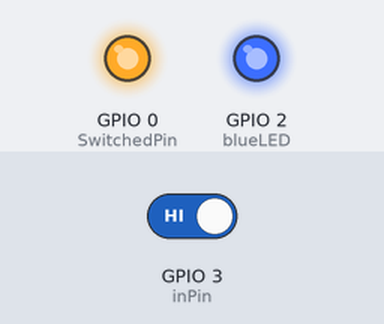
Recording of a sketch running on a simulated ESP8266 (NodeMCU). Shown: output pins drawn as LEDs (lit = HIGH). Dashed ring = blinking. Inputs (shaded band) come from the test bench; at power-on: GPIO 3 (inPin) HIGH. WiFi joins after 1.5 s; servers stay silent unless stated; a WiFi scan finds three made-up networks; no MQTT or app messages arrive unless stated; what the sketch prints to the serial monitor is not drawn.

Above: at 5.7 s.
5.8 s: GPIO 3 (inPin) driven LOW
At 7.6 s:
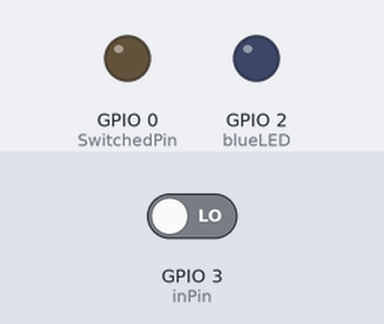
8.8 s: GPIO 3 (inPin) driven HIGH
At 10.6 s:
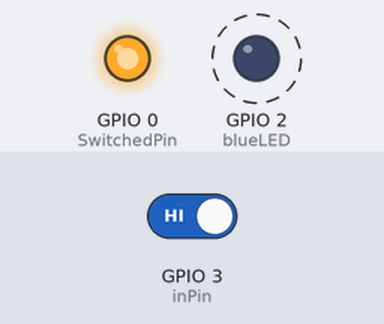
Timing chart, 0 to 17.8 s (numbered marks = the images above; inputs shaded):
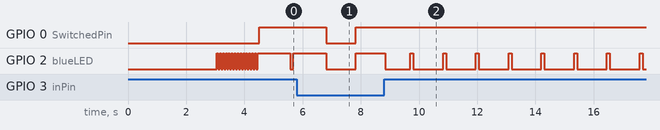

The sketch:

SmartSW5V21.ino
```cpp
// This program is for ESP-01 work on Hassio by Mqtt
// for Topic : ha/esp/sw/003
// 12/05 add toggle push button

#include <ESP8266WiFi.h>
#include <PubSubClient.h>

// Update these with values suitable for your network.
#define ssid1    "RSy_home"
#define ssid2    "Royce's_iPhone"
#define password    "330450614510"

#define mqttServer1  "192.168.31.145"
#define mqttServer2  "172.20.10.11"
#define mqttPort  1883

#define SwitchedPin 0 // 1(GND)      3(GPIO2) 5(GPIO0) 7(GPIO3 RX)
#define inPin 3       // 2(GPIO1 TX) 4(CHPD)  6(RST)   8(VCC)
#define blueLED 2     // 2 led type: 1   1 led type: 2

const char* mqttDevice = "ESP01-3";   // ***
const char* mqttUser = "mqtt";
const char* mqttUserPassword = "qqq";
const char* mqttTopic = "ha/esp/sw/003";    // ***
const char* swon = "on";
const char* swoff = "off";

WiFiClient espClient;
PubSubClient client(espClient);
char* mqttServer;
int relayStatus = 0;
String switch1;
String strTopic;
String strPayload;
int i,j = 0;
int val;
bool indLED;

void MnSwDl(unsigned int dt) {
  val = digitalRead(inPin);
  if ( val == 0 ) {
    if (relayStatus == 0) {
      digitalWrite(SwitchedPin, HIGH);
      relayStatus = 1;
    } else {
      digitalWrite(SwitchedPin, LOW);
      relayStatus = 0;
    }
    delay(1000);
  }
  delay(dt);
}

void setup_wifi() {
  Serial.begin(115200);
  delay(1000);

  // Connect to WiFi network
  Serial.println();
  Serial.println();
  Serial.print("SSID scanning! ");
  // scan....
  int n = WiFi.scanNetworks();
  int thessid;
  for (int i = 0; i < n; ++i) {
    if (WiFi.SSID(i)== ssid1) {
      thessid = i;
//      WiFi.config(IPAddress(192,168,31,102),    // IP位址 ***
//      IPAddress(192,168,31,1),     // 閘道（gateway）位址
//      IPAddress(255,255,255,0));  // 網路遮罩（netmask）
      mqttServer = mqttServer1;
      break;
    }
    if (WiFi.SSID(i)== ssid2) {
      thessid = i;
//      WiFi.config(IPAddress(172,20,10,12),    // IP位址   ***
//      IPAddress(172,20,10,1),     // 閘道（gateway）位址
//      IPAddress(255,255,255,0));  // 網路遮罩（netmask）
      mqttServer = mqttServer2;
      break;
    }
  }
  Serial.println("");
  Serial.print(WiFi.SSID(thessid));
  Serial.println(" connecting !");
  WiFi.begin(WiFi.SSID(thessid),password); //trying to connect the AP
  pinMode(blueLED, OUTPUT);         // rs232 or LED
  while (WiFi.status() != WL_CONNECTED) {
    delay(50);           // wait 1sec
    digitalWrite(blueLED, HIGH);
    MnSwDl(50);
    digitalWrite(blueLED, LOW);
    Serial.print(".");
  }
  Serial.println("");
  Serial.print(WiFi.SSID(thessid));
  Serial.println(" connected !");
  Serial.print("my IP:");
  Serial.println(WiFi.localIP());
  pinMode(blueLED, OUTPUT);       // rs232 or LED
  digitalWrite(blueLED, LOW);
}

void callback(char* topic, byte* payload, unsigned int length) {
  payload[length] = '\0';
  strTopic = String((char*)topic);
  if(strTopic == mqttTopic) {
    switch1 = String((char*)payload);
    if(switch1 == swon) {
        digitalWrite(SwitchedPin, HIGH);
        relayStatus = 1;
         digitalWrite(blueLED, LOW);
    } else if (switch1 == swoff) {
        digitalWrite(SwitchedPin, LOW);
        relayStatus = 0;
         digitalWrite(blueLED, HIGH);
    }
  }
}

void reconnect() {
  Serial.print("Attempting MQTT connection...");
  // Loop until we're reconnected
  while (!client.connected()) {
    if (client.connect(mqttDevice, mqttUser, mqttUserPassword)) {
      // Once connected, publish an announcement...
      Serial.println("connected");
      client.publish(mqttTopic, mqttDevice);
      client.subscribe(mqttTopic);
    } else {
      Serial.print("failed, rc=");
      Serial.print(client.state());
      Serial.println(" try again in 5 seconds");
      // Wait 1 seconds before retrying
    digitalWrite(blueLED, LOW);
    delay(50);
    digitalWrite(blueLED, HIGH);
    MnSwDl(50);
    }
  }
}

void setup()
{
  pinMode(blueLED, OUTPUT);
  digitalWrite(blueLED, LOW);
  setup_wifi();
  client.setServer(mqttServer, mqttPort);
  client.setCallback(callback);

  pinMode(inPin, INPUT);
  pinMode(SwitchedPin, OUTPUT);

  digitalWrite(SwitchedPin, HIGH);
  digitalWrite(blueLED, HIGH);
}

void loop()
{
  if (!client.connected()) {
    reconnect();
  }
  client.loop();
  indLED = relayStatus;
  if (j++ > 100 ) {
    digitalWrite(blueLED, indLED);
    j = 0;
    delay(100);
  } else {
    digitalWrite(blueLED, !indLED);
    MnSwDl(10);
  }
}
```

Measured:
- after the input at 5.8 s, GPIO 0 (SwitchedPin): HIGH → LOW after 1.0 s, → HIGH 1.0 s later
- after the input at 8.8 s, GPIO 0 (SwitchedPin): stops changing and stays HIGH; GPIO 2 (blueLED): alternates HIGH for 0.10 s and LOW for 1.0 s, starting after 0.91 s
